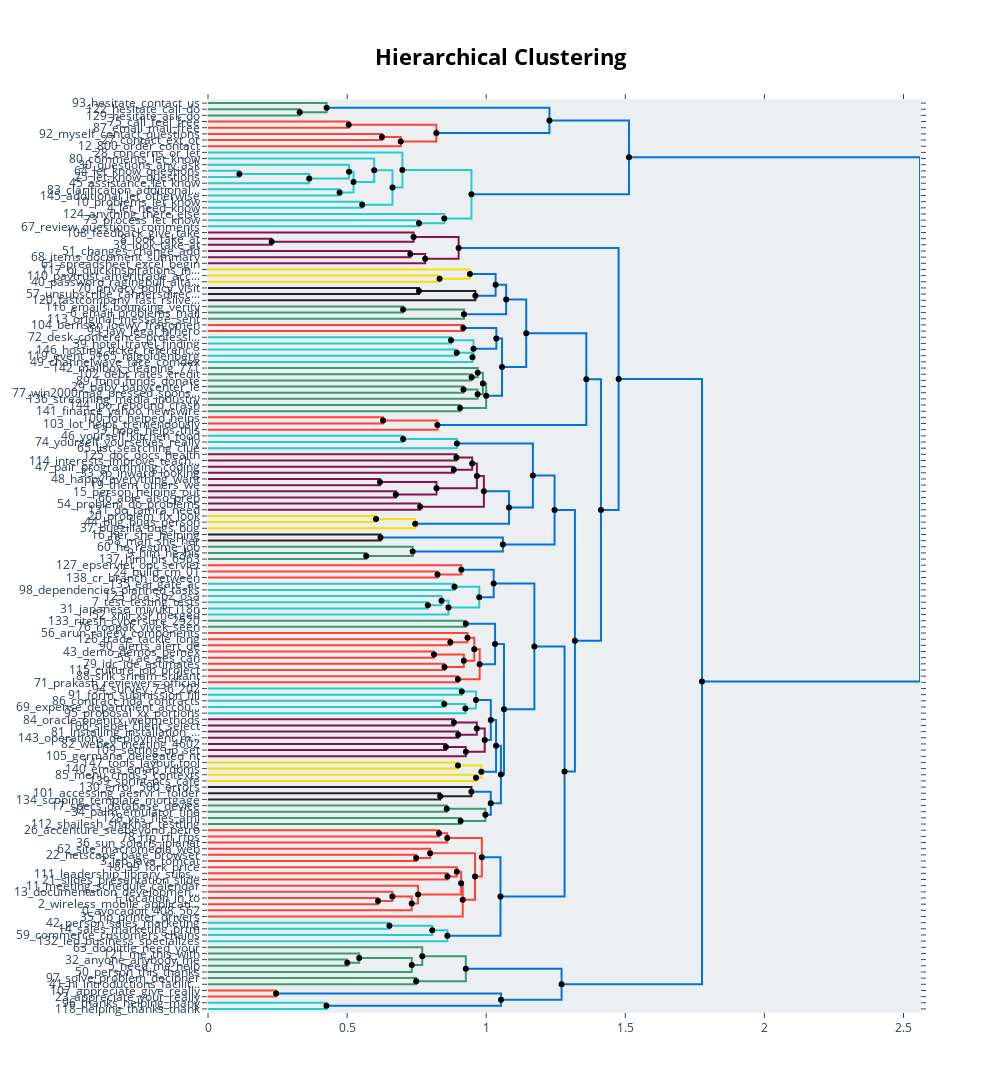

Source (notebook cell):
### Code cell
topic_model.visualize_hierarchy(hierarchical_topics=hierarchical_topics)
